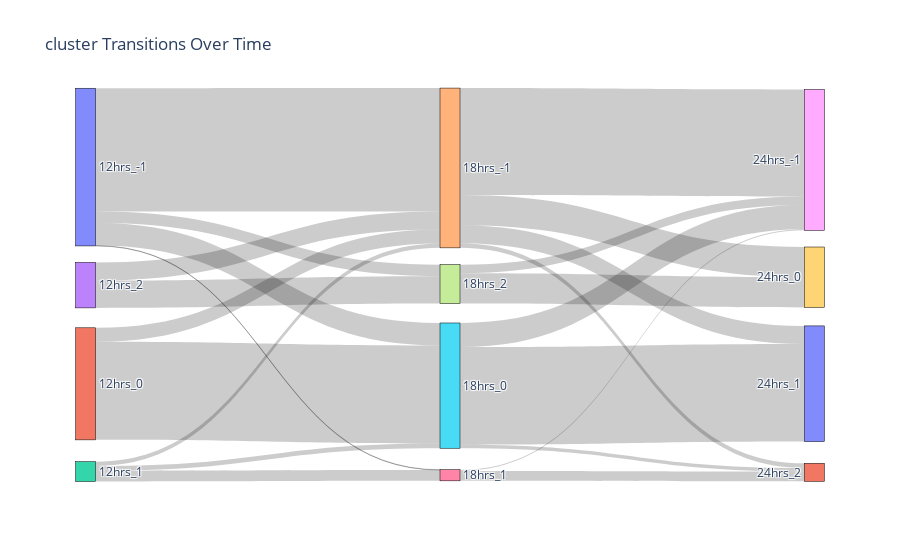

Notebook cell for this chart:
### Code cell
pivot = cluster_df.pivot(index='gene_name', columns='timepoint', values='cluster')
pivot = pivot.dropna()  # remove genes missing at any timepoint

from collections import Counter

# Get timepoints in order
timepoints = pivot.columns.tolist()

# Build transitions between consecutive timepoints
transitions = []

for i in range(len(timepoints) - 1):
    src_tp = timepoints[i]
    tgt_tp = timepoints[i + 1]

    src = pivot[src_tp].astype(str)
    tgt = pivot[tgt_tp].astype(str)
    
    pairs = list(zip([f"{src_tp}_{s}" for s in src], [f"{tgt_tp}_{t}" for t in tgt]))
    transitions.extend(pairs)

transition_counts = Counter(transitions)

import plotly.graph_objects as go

# Build list of unique labels
labels = sorted(set([src for src, _ in transition_counts] + [tgt for _, tgt in transition_counts]))
label_idx = {label: i for i, label in enumerate(labels)}

# Source, target, and value lists
sources = [label_idx[src] for src, tgt in transition_counts]
targets = [label_idx[tgt] for src, tgt in transition_counts]
values = list(transition_counts.values())

# Create Sankey plot
fig = go.Figure(data=[go.Sankey(
    node=dict(
        pad=15,
        thickness=20,
        line=dict(color="black", width=0.5),
        label=labels
    ),
    link=dict(
        source=sources,
        target=targets,
        value=values
    ))])

fig.update_layout(title_text="cluster Transitions Over Time", font_size=12)
fig.show()

### Figure 1 — Plotly figure (JSON) as saved in the notebook; plotly's stock layout.template omitted (floating-point values rounded to 4 significant figures)
{"data": [{"link": {"source": [0, 0, 3, 1, 3, 1, 0, 2, 2, 2, 0, 4, 5, 4, 4, 7, 5, 7, 5, 6, 4, 6], "target": [4, 5, 4, 5, 7, 4, 7, 5, 6, 4, 6, 8, 10, 9, 10, 9, 8, 8, 11, 8, 11, 11], "value": [711, 130, 104, 565, 158, 81, 66, 27, 62, 25, 2, 617, 563, 173, 104, 175, 139, 49, 20, 7, 27, 57]}, "node": {"label": ["12hrs_-1", "12hrs_0", "12hrs_1", "12hrs_2", "18hrs_-1", "18hrs_0", "18hrs_1", "18hrs_2", "24hrs_-1", "24hrs_0", "24hrs_1", "24hrs_2"], "line": {"color": "black", "width": 0.5}, "pad": 15, "thickness": 20, "x": [0.007616, 0.007616, 0.007616, 0.007616, 0.5, 0.5, 0.5, 0.5, 0.9924, 0.9924, 0.9924, 0.9924], "y": [0.1765, 0.7469, 0.9779, 0.4873, 0.1789, 0.7516, 0.9876, 0.4846, 0.1577, 0.4663, 0.7467, 0.9798]}, "type": "sankey"}], "layout": {"autosize": true, "font": {"size": 12}, "title": {"text": "cluster Transitions Over Time"}}}
